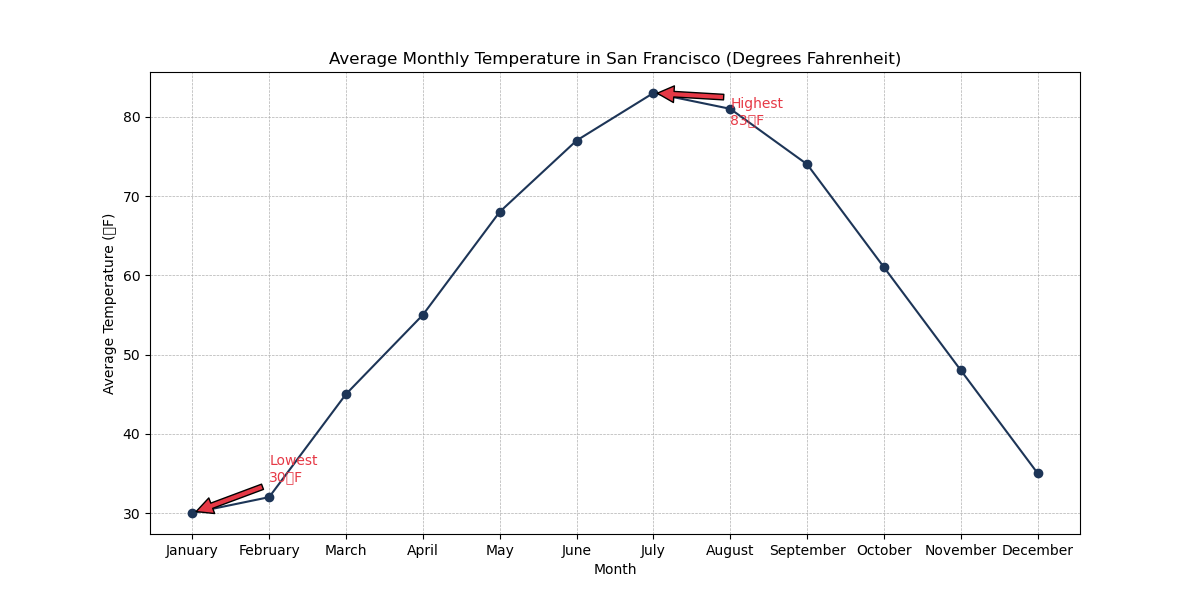

Write the Python code that produced this figure.

import matplotlib.pyplot as plt

# Data points
months = ['January', 'February', 'March', 'April', 'May', 'June', 'July', 'August', 'September', 'October', 'November', 'December']
temperatures = [30, 32, 45, 55, 68, 77, 83, 81, 74, 61, 48, 35]

# Create the plot
plt.figure(figsize=(12, 6))
plt.plot(months, temperatures, marker='o', linestyle='-', color='#1D3557')

# Annotate the highest and lowest temperature points
plt.annotate('Highest\n83°F', xy=('July', 83), xytext=('August', 79),
             arrowprops=dict(facecolor='#E63946', shrink=0.05), color='#E63946')
plt.annotate('Lowest\n30°F', xy=('January', 30), xytext=('February', 34),
             arrowprops=dict(facecolor='#E63946', shrink=0.05), color='#E63946')

# Title and labels
plt.title('Average Monthly Temperature in San Francisco (Degrees Fahrenheit)')
plt.xlabel('Month')
plt.ylabel('Average Temperature (°F)')

# Customize the grid
plt.grid(True, which='both', linestyle='--', linewidth=0.5)

# Show the plot
plt.show()
